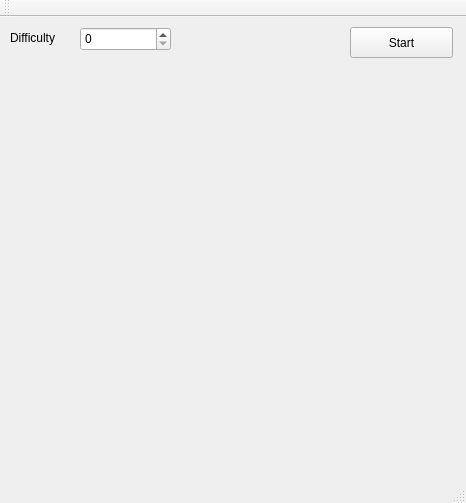
<?xml version="1.0" encoding="UTF-8"?>
<ui version="4.0">
 <class>MainWindow</class>
 <widget class="QMainWindow" name="MainWindow">
  <property name="geometry">
   <rect>
    <x>0</x>
    <y>0</y>
    <width>466</width>
    <height>503</height>
   </rect>
  </property>
  <property name="windowTitle">
   <string>MainWindow</string>
  </property>
  <widget class="QWidget" name="centralWidget">
   <widget class="QLabel" name="label">
    <property name="geometry">
     <rect>
      <x>10</x>
      <y>10</y>
      <width>64</width>
      <height>21</height>
     </rect>
    </property>
    <property name="text">
     <string>Difficulty</string>
    </property>
   </widget>
   <widget class="QSpinBox" name="spinBox">
    <property name="geometry">
     <rect>
      <x>80</x>
      <y>10</y>
      <width>91</width>
      <height>24</height>
     </rect>
    </property>
   </widget>
   <widget class="QWidget" name="verticalLayoutWidget">
    <property name="geometry">
     <rect>
      <x>10</x>
      <y>50</y>
      <width>441</width>
      <height>371</height>
     </rect>
    </property>
    <layout class="QVBoxLayout" name="verticalLayout"/>
   </widget>
   <widget class="QPushButton" name="startButton">
    <property name="geometry">
     <rect>
      <x>350</x>
      <y>10</y>
      <width>103</width>
      <height>31</height>
     </rect>
    </property>
    <property name="text">
     <string>Start</string>
    </property>
   </widget>
  </widget>
  <widget class="QMenuBar" name="menuBar">
   <property name="geometry">
    <rect>
     <x>0</x>
     <y>0</y>
     <width>466</width>
     <height>29</height>
    </rect>
   </property>
  </widget>
  <widget class="QToolBar" name="mainToolBar">
   <attribute name="toolBarArea">
    <enum>TopToolBarArea</enum>
   </attribute>
   <attribute name="toolBarBreak">
    <bool>false</bool>
   </attribute>
  </widget>
  <widget class="QStatusBar" name="statusBar"/>
 </widget>
 <layoutdefault spacing="6" margin="11"/>
 <resources/>
 <connections/>
</ui>
